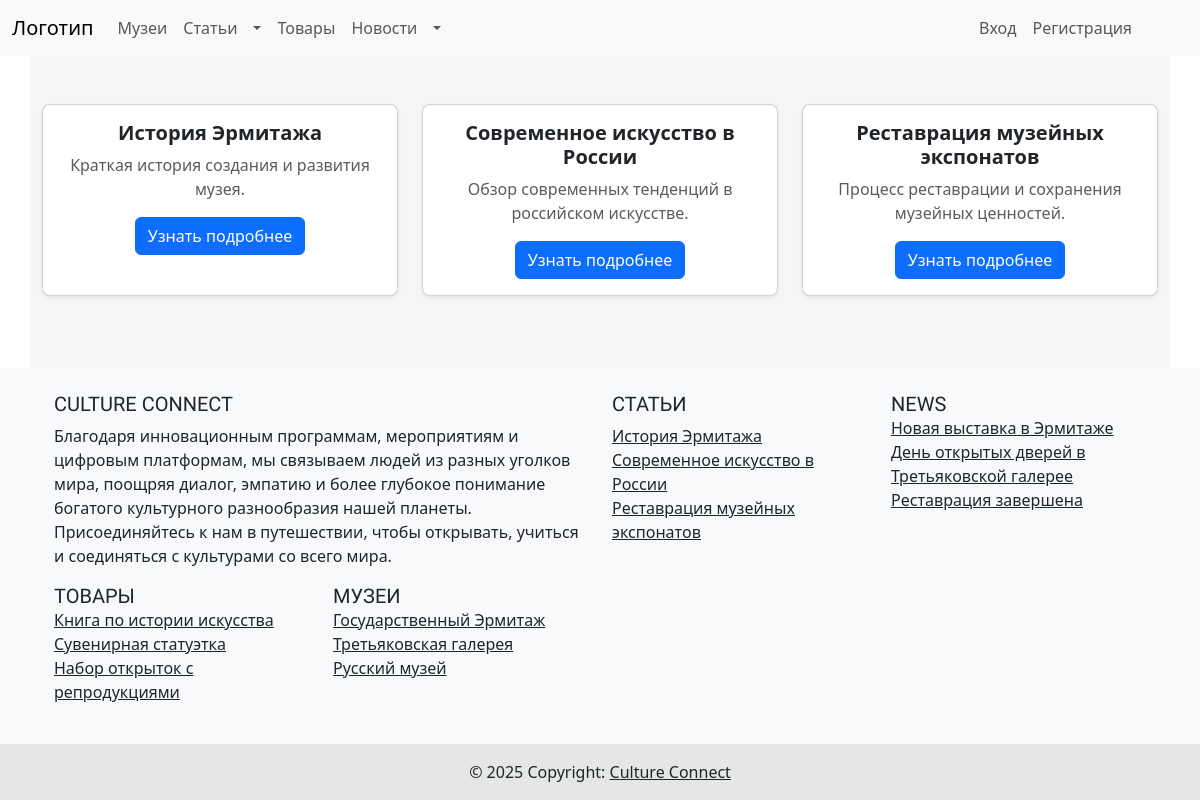
The page /article.php on the database as committed earlier.
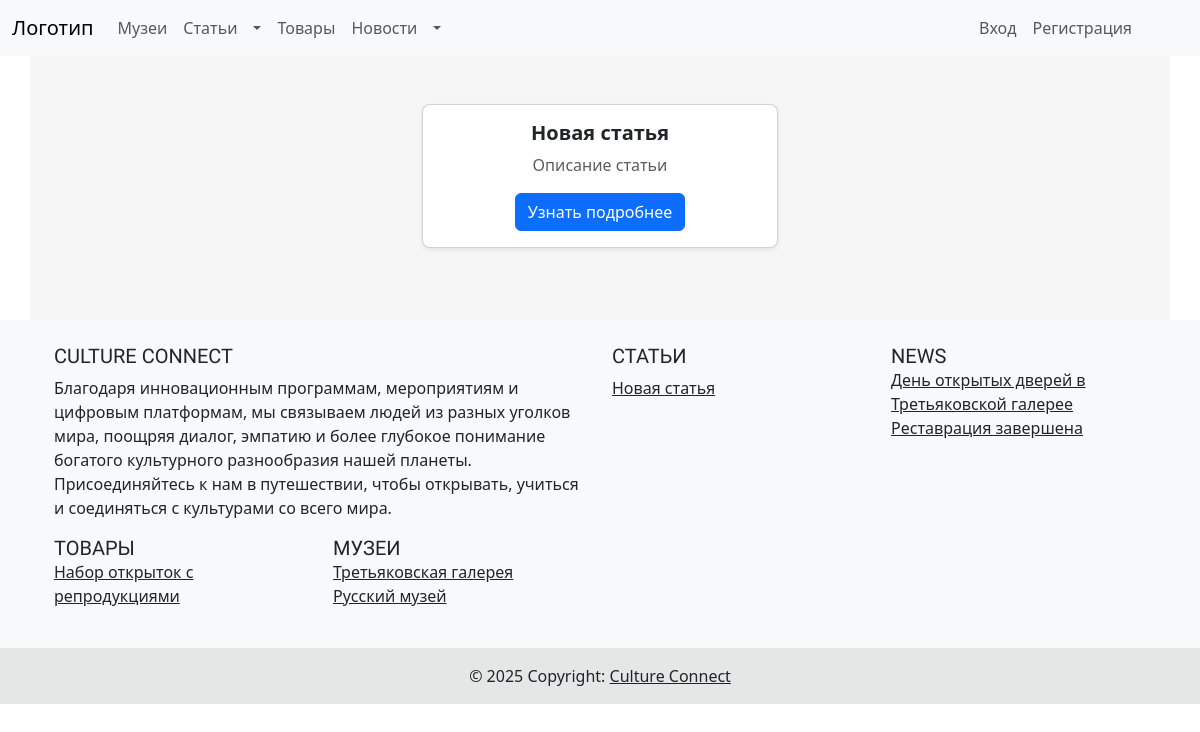
The same page on the database as committed later.
### tables this page shows
CREATE TABLE `articles` (
  `Id` int(11) NOT NULL,
  `Name` varchar(55) NOT NULL,
  `Short_desc` varchar(150) NOT NULL,
  `Full_desc` varchar(320) NOT NULL,
  `Date` varchar(25) NOT NULL,
  `Editor` int(11) DEFAULT NULL
);

CREATE TABLE `news` (
  `Id` int(11) NOT NULL,
  `Name` varchar(55) NOT NULL,
  `Short_desc` varchar(150) NOT NULL,
  `Full_desc` varchar(320) NOT NULL,
  `Footer_desc` varchar(150) NOT NULL,
  `Date` varchar(25) NOT NULL,
  `Editor` int(11) DEFAULT NULL
);

CREATE TABLE `product` (
  `Id` int(11) NOT NULL,
  `Name` varchar(55) NOT NULL,
  `Short_desc` varchar(150) NOT NULL,
  `Full_desc` varchar(320) DEFAULT NULL,
  `Price` varchar(25) DEFAULT NULL,
  `Available` varchar(15) DEFAULT NULL,
  `Image_path` varchar(255) DEFAULT NULL,
  `Editor` int(11) DEFAULT NULL
);

CREATE TABLE `museums` (
  `Id` int(11) NOT NULL,
  `Name` varchar(55) NOT NULL,
  `Short_desc` varchar(150) NOT NULL,
  `Full_desc` varchar(320) NOT NULL,
  `Image_path` varchar(255) DEFAULT NULL,
  `Editor` int(11) DEFAULT NULL
);

### article.php (the view, shortened to what this page needs)
<?php include "include/header.php"; ?>
<?php
$query_museums = $pdo->prepare("SELECT * FROM articles");
$query_museums->execute();
$articles_query_result = $query_museums->fetchAll(PDO::FETCH_ASSOC);
?>
<body class="bg-light">
    <div class="container py-5">
        <?php if ($articles_query_result): ?>
            <div class="row justify-content-center">
                <?php foreach ($articles_query_result as $row): ?>
                    <div class="col-md-6 col-lg-4 mb-4">
                        <div class="card h-100 shadow-sm rounded-3">
                            <div class="card-body text-center">
                                <h5 class="card-title fw-bold"><?= htmlspecialchars($row["Name"]) ?></h5>
                                <p class="card-text text-muted"><?= htmlspecialchars($row['Short_desc']) ?></p>
                                <a class="btn btn-primary" href="/cult_conn/dynamic_pages/articles.php?id=<?= htmlspecialchars($row["Id"])?>">Узнать подробнее</a>
                            </div>
                        </div>
                    </div>
                <?php endforeach; ?>
            </div>
        <?php else: ?>
            <p class="text-muted text-center">У нас нет статей (</p>
        <?php endif; ?>
    </div>
</body>
<?php include "include/footer.php"; ?>

### include/footer.php (shortened to what this page needs)
<?php
$query_artl = $pdo->prepare("SELECT Name, Id FROM articles");
$query_artl->execute();
$articles_query_result = $query_artl->fetchAll(PDO::FETCH_ASSOC);
$query_news = $pdo->prepare("SELECT Name, Id FROM news");
$query_news->execute();
$news_query_result = $query_news->fetchAll(PDO::FETCH_ASSOC);
$query_prod = $pdo->prepare("SELECT Name, Id FROM product");
$query_prod->execute();
$products_query_result = $query_prod->fetchAll(PDO::FETCH_ASSOC);
$query_museums = $pdo->prepare("SELECT Name, Id FROM museums");
$query_museums->execute();
$museums_query_result = $query_museums->fetchAll(PDO::FETCH_ASSOC);
?>
<footer class="bg-light text-center text-lg-start">
        <div class="container p-4">
            <div class="row">
                <div class="col-lg-6 col-md-12 mb-4 mb-md-0">
                    <h5 class="text-uppercase mooli-regular">Culture Connect</h5>
                    <p>
                    Благодаря инновационным программам, мероприятиям и цифровым платформам, мы связываем людей из разных уголков мира, поощряя диалог, эмпатию и более глубокое понимание богатого культурного разнообразия нашей планеты. Присоединяйтесь к нам в путешествии, чтобы открывать, учиться и соединяться с культурами со всего мира.                    </p>
                </div>
                <div class="col-lg-3 col-md-6 mb-4 mb-md-0">
                    <h5 class="text-uppercase comfortaa-regular">Статьи</h5>
                    <ul class="list-unstyled mb-0">
                        <?php
                        foreach ($articles_query_result as $article) {
                            echo "<li><a href='article.php?id={$article['Id']}' class='text-dark'>{$article['Name']}</a></li>";
                        }
                        ?>
                    </ul>
                </div>
                <div class="col-lg-3 col-md-6 mb-4 mb-md-0">
                    <h5 class="text-uppercase mb-0 comfortaa-bold">News</h5>
                    <ul class="list-unstyled">
                        <?php
                        foreach ($news_query_result as $news) {
                            echo "<li><a href='news.php?id={$news['Id']}' class='text-dark'>{$news['Name']}</a></li>";
                        }
                        ?>
                    </ul>
                </div>
                <div class="col-lg-3 col-md-6 mb-4 mb-md-0">
                    <h5 class="text-uppercase mb-0 comfortaa-bold">Товары</h5>
                    <ul class="list-unstyled">
                        <?php
                        foreach ($products_query_result as $product) {
                            echo "<li><a href='product.php?id={$product['Id']}' class='text-dark'>{$product['Name']}</a></li>";
                        }
                        ?>
                    </ul>
                </div>
                <div class="col-lg-3 col-md-6 mb-4 mb-md-0">
                    <h5 class="text-uppercase mb-0 comfortaa-bold">Музеи</h5>
                    <ul class="list-unstyled">
                        <?php
                        foreach ($museums_query_result as $museum) {
                            echo "<li><a href='museum.php?id={$museum['Id']}' class='text-dark'>{$museum['Name']}</a></li>";
                        }
                        ?>
                    </ul>
                </div>
            </div>
        </div>
        <div class="text-center p-3" style="background-color: rgba(0, 0, 0, 0.08);">
            © 2025 Copyright:
            <a class="text-dark" href="/cult_conn">Culture Connect</a>
        </div>
</footer>
</body>

Rows that differ between the two databases and show on the page:
removed articles: Name "История Эрмитажа", Short_desc "Краткая история создания и развития музея."
removed articles: Name "Современное искусство в России", Short_desc "Обзор современных тенденций в российском искусстве."
removed articles: Name "Реставрация музейных экспонатов", Short_desc "Процесс реставрации и сохранения музейных ценностей."
removed news: Name "Новая выставка в Эрмитаже"
removed product: Name "Книга по истории искусства"
removed product: Name "Сувенирная статуэтка"
removed museums: Name "Государственный Эрмитаж"
added articles: Name "Новая статья", Short_desc "Описание статьи"
